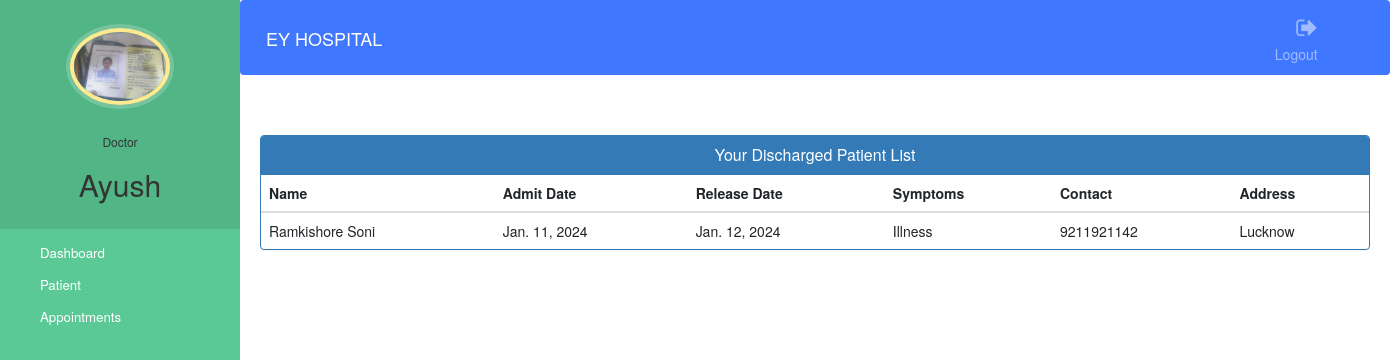
/doctor-view-discharge-patient (signed in), run on the app's committed database.
### hospital/models.py (models this page shows, shortened)
class Doctor(models.Model):
    user=models.OneToOneField(User,on_delete=models.CASCADE)
    profile_pic= models.ImageField(upload_to='profile_pic/DoctorProfilePic/',null=True,blank=True)
    address = models.CharField(max_length=40)
    mobile = models.CharField(max_length=20,null=True)
    department= models.CharField(max_length=50,choices=departments,default='Cardiologist')
    status=models.BooleanField(default=False)

class PatientDischargeDetails(models.Model):
    patientId=models.PositiveIntegerField(null=True)
    patientName=models.CharField(max_length=40)
    assignedDoctorName=models.CharField(max_length=40)
    address = models.CharField(max_length=40)
    mobile = models.CharField(max_length=20,null=True)
    symptoms = models.CharField(max_length=100,null=True)
    admitDate=models.DateField(null=False)
    releaseDate=models.DateField(null=False)
    daySpent=models.PositiveIntegerField(null=False)
    roomCharge=models.PositiveIntegerField(null=False)
    medicineCost=models.PositiveIntegerField(null=False)
    doctorFee=models.PositiveIntegerField(null=False)
    OtherCharge=models.PositiveIntegerField(null=False)
    total=models.PositiveIntegerField(null=False)

### hospital/views.py (the view)
# urls.py: path('doctor-view-discharge-patient',views.doctor_view_discharge_patient_view,name='doctor-view-discharge-patient'),
@login_required(login_url='doctorlogin')
@user_passes_test(is_doctor)
def doctor_view_discharge_patient_view(request):
    dischargedpatients=models.PatientDischargeDetails.objects.all().distinct().filter(assignedDoctorName=request.user.first_name)
    doctor=models.Doctor.objects.get(user_id=request.user.id) #for profile picture of doctor in sidebar
    return render(request,'hospital/doctor_view_discharge_patient.html',{'dischargedpatients':dischargedpatients,'doctor':doctor})

### hospital/views.py (called while the page is built)
def is_doctor(user):
    return user.groups.filter(name='DOCTOR').exists()

### templates/hospital/doctor_view_discharge_patient.html (shortened to what this page needs)
{% extends 'hospital/doctor_base.html' %}
{% block content %}
{%load static%}
<head>
  <link href="//netdna.bootstrapcdn.com/bootstrap/3.0.0/css/bootstrap.min.css" rel="stylesheet" id="bootstrap-css">
</head>
<div class="container">
  <div class="panel panel-primary">
    <div class="panel-heading">
      <h6 class="panel-title">Your Discharged Patient List</h6>
    </div>
    <table class="table table-hover" id="dev-table">
      <thead>
        <tr>
          <th>Name</th>
          <th>Admit Date</th>
          <th>Release Date</th>
          <th>Symptoms</th>
          <th>Contact</th>
          <th>Address</th>
        </tr>
      </thead>
      {% for p in dischargedpatients %}
      <tr>
        <td> {{p.patientName}}</td>
        <td>{{p.admitDate}}</td>
        <td>{{p.releaseDate}}</td>
        <td>{{p.symptoms}}</td>
        <td>{{p.mobile}}</td>
        <td>{{p.address}}</td>
      </tr>
      {% endfor %}
    </table>
  </div>
</div>
{% endblock content %}

### templates/hospital/doctor_base.html (shortened to what this page needs)
<!DOCTYPE html>
{% load static %}
<html lang="en">
<head>
  <link rel="stylesheet" href="https://stackpath.bootstrapcdn.com/bootstrap/4.3.1/css/bootstrap.min.css">
  <link rel="stylesheet" href="https://maxcdn.bootstrapcdn.com/font-awesome/4.7.0/css/font-awesome.min.css">
</head>
<body>
  <nav class="menu" tabindex="0">
    <header class="avatar">
      <img src="{% static doctor.profile_pic.url %}" alt="Profile Pic" />
      <br><br>
      <h6>Doctor</h6>
      <h2>{{request.user.first_name}}</h2>
    </header>
    <ul>
      <li tabindex="0" class="icon-dashboard"> <a style="color:white; text-decoration:none;" href="/doctor-dashboard"><span>Dashboard</span></a> </li>
      <li tabindex="0" class="icon-users"> <a style="color:white; text-decoration:none;" href="/doctor-patient"><span>Patient</span></a></li>
      <li tabindex="0" class="icon-calendar"> <a style="color:white; text-decoration:none;" href="/doctor-appointment"><span>Appointments</span></a></li>
    </ul>
  </nav>
  <main>
    <div class="bs-example">
      <nav class="navbar navbar-expand-md  navbar-dark fixed-top" style="background:#4077ff;">
        <a href="/doctor-dashboard" class="navbar-brand">EY HOSPITAL</a>
        <div class="collapse navbar-collapse justify-content-between" id="navbarCollapse">
          <div class="navbar-nav" style=" margin-left: 90%;">
            <a href="/logout" class="nav-item nav-link"><i class="fa fa-sign-out"></i>Logout</a>
          </div>
        </div>
      </nav>
    </div>
    <br><br>
    {% block content %}
    {% endblock content %}
</body>
</html>

### templates/hospital/doctor_base.html (style rules this page uses)
a:link { text-decoration: none; }
a { color: white; }
.fa { font-size: 23px; width: 60px; text-align: center; text-decoration: none; margin: 5px 2px; border-radius: 50%; }
body { padding-left: 240px; }
main { position: relative; height: 100vh; }
.menu { background: #5bc995; height: 100vh; width: 240px; position: fixed; top: 0px; left: 0; z-index: 5; outline: none; }
.menu .avatar { background: rgba(0, 0, 0, 0.1); padding: 2em 0.5em; text-align: center; }
.menu .avatar img { width: 100px; border-radius: 50%; overflow: hidden; border: 4px solid #ffea92; box-shadow: 0 0 0 4px rgba(255, 255, 255, 0.2); }
.menu .avatar h2 { font-weight: normal; margin-bottom: 0; }
.menu ul { list-style: none; padding: 0.5em 0; margin: 0; }
.menu ul li { padding: 0.5em 1em 0.5em 3em; font-size: 0.95em; font-weight: regular; background-repeat: no-repeat; background-position: left 15px center; background-size: auto 20px; transition: all 0.15s linear; cursor: pointer; }
.menu ul li.icon-dashboard { background-image: url("http://www.entypo.com/images//gauge.svg"); }
.menu ul li.icon-users { background-image: url("http://www.entypo.com/images//users.svg"); }
.menu ul li.icon-calendar { background-image: url("http://www.entypo.com/images//calendar.svg"); }

### templates/hospital/doctor_view_discharge_patient.html (style rules this page uses)
a:link { text-decoration: none; }
h6 { text-align: center; }

### data on the page
Doctor: profile_pic (picture)
PatientDischargeDetails: patientName "Ramkishore Soni", admitDate "Jan. 11, 2024", releaseDate "Jan. 12, 2024", symptoms "Illness", mobile "9211921142", address "Lucknow"

### other printed values
{{ request.user.first_name }} "Ayush"
